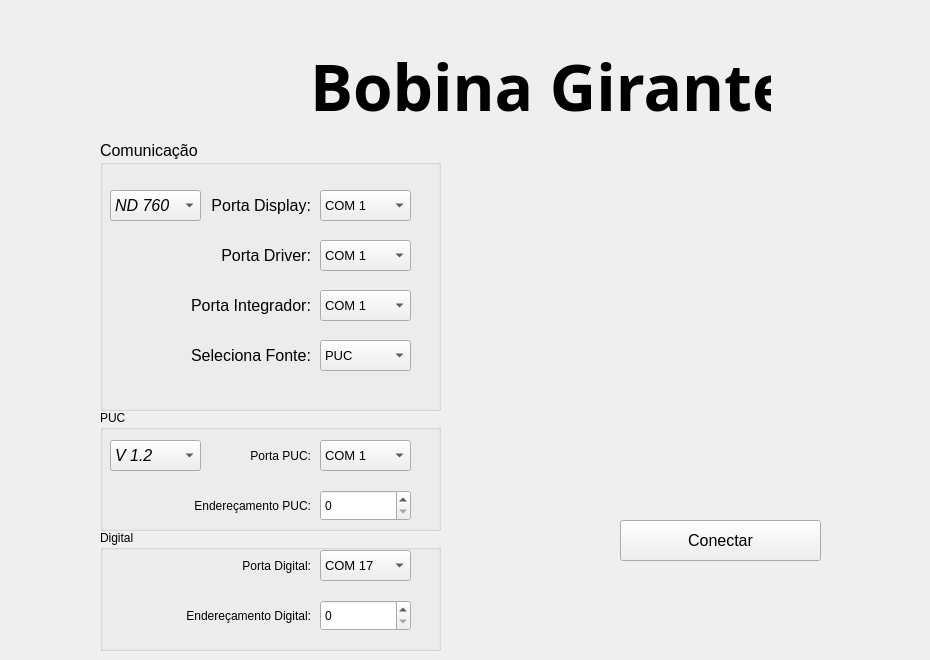
    <widget class="QWidget" name="tab_1">
     <attribute name="icon">
      <iconset>
       <normaloff>imagens/connection.png</normaloff>imagens/connection.png</iconset>
     </attribute>
     <attribute name="title">
      <string>Conexão</string>
     </attribute>
     <widget class="QLabel" name="label_23">
      <property name="geometry">
       <rect>
        <x>310</x>
        <y>50</y>
        <width>461</width>
        <height>71</height>
       </rect>
      </property>
      <property name="font">
       <font>
        <family>Leelawadee</family>
        <pointsize>48</pointsize>
        <weight>75</weight>
        <bold>true</bold>
       </font>
      </property>
      <property name="text">
       <string>Bobina Girante</string>
      </property>
     </widget>
     <widget class="QGroupBox" name="groupBox">
      <property name="geometry">
       <rect>
        <x>100</x>
        <y>140</y>
        <width>341</width>
        <height>271</height>
       </rect>
      </property>
      <property name="font">
       <font>
        <pointsize>12</pointsize>
       </font>
      </property>
      <property name="title">
       <string>Comunicação</string>
      </property>
      <widget class="QComboBox" name="Porta">
       <property name="geometry">
        <rect>
         <x>220</x>
         <y>50</y>
         <width>91</width>
         <height>31</height>
        </rect>
       </property>
       <property name="font">
        <font>
         <pointsize>10</pointsize>
        </font>
       </property>
       <item>
        <property name="text">
         <string>COM 1</string>
        </property>
       </item>
       <item>
        <property name="text">
         <string>COM 2</string>
        </property>
       </item>
       <item>
        <property name="text">
         <string>COM 3</string>
        </property>
       </item>
       <item>
        <property name="text">
         <string>COM 4</string>
        </property>
       </item>
       <item>
        <property name="text">
         <string>COM 5</string>
        </property>
       </item>
       <item>
        <property name="text">
         <string>COM 6</string>
        </property>
       </item>
       <item>
        <property name="text">
         <string>COM 7</string>
        </property>
       </item>
       <item>
        <property name="text">
         <string>COM 8</string>
        </property>
       </item>
       <item>
        <property name="text">
         <string>COM 9</string>
        </property>
       </item>
       <item>
        <property name="text">
         <string>COM 10</string>
        </property>
       </item>
       <item>
        <property name="text">
         <string>COM 11</string>
        </property>
       </item>
       <item>
        <property name="text">
         <string>COM 12</string>
        </property>
       </item>
       <item>
        <property name="text">
         <string>COM 13</string>
        </property>
       </item>
       <item>
        <property name="text">
         <string>COM 14</string>
        </property>
       </item>
       <item>
        <property name="text">
         <string>COM 15</string>
        </property>
       </item>
      </widget>
      <widget class="QLabel" name="label">
       <property name="geometry">
        <rect>
         <x>90</x>
         <y>50</y>
         <width>121</width>
         <height>31</height>
        </rect>
       </property>
       <property name="text">
        <string>Porta Display:</string>
       </property>
       <property name="alignment">
        <set>Qt::AlignRight|Qt::AlignTrailing|Qt::AlignVCenter</set>
       </property>
      </widget>
      <widget class="QComboBox" name="Porta_2">
       <property name="geometry">
        <rect>
         <x>220</x>
         <y>100</y>
         <width>91</width>
         <height>31</height>
        </rect>
       </property>
       <property name="font">
        <font>
         <pointsize>10</pointsize>
        </font>
       </property>
       <item>
        <property name="text">
         <string>COM 1</string>
        </property>
       </item>
       <item>
        <property name="text">
         <string>COM 2</string>
        </property>
       </item>
       <item>
        <property name="text">
         <string>COM 3</string>
        </property>
       </item>
       <item>
        <property name="text">
         <string>COM 4</string>
        </property>
       </item>
       <item>
        <property name="text">
         <string>COM 5</string>
        </property>
       </item>
       <item>
        <property name="text">
         <string>COM 6</string>
        </property>
       </item>
       <item>
        <property name="text">
         <string>COM 7</string>
        </property>
       </item>
       <item>
        <property name="text">
         <string>COM 8</string>
        </property>
       </item>
       <item>
        <property name="text">
         <string>COM 9</string>
        </property>
       </item>
       <item>
        <property name="text">
         <string>COM 10</string>
        </property>
       </item>
       <item>
        <property name="text">
         <string>COM 11</string>
        </property>
       </item>
       <item>
        <property name="text">
         <string>COM 12</string>
        </property>
       </item>
       <item>
        <property name="text">
         <string>COM 13</string>
        </property>
       </item>
       <item>
        <property name="text">
         <string>COM 14</string>
        </property>
       </item>
       <item>
        <property name="text">
         <string>COM 15</string>
        </property>
       </item>
      </widget>
      <widget class="QLabel" name="label_6">
       <property name="geometry">
        <rect>
         <x>90</x>
         <y>100</y>
         <width>121</width>
         <height>31</height>
        </rect>
       </property>
       <property name="text">
        <string>Porta Driver:</string>
       </property>
       <property name="alignment">
        <set>Qt::AlignRight|Qt::AlignTrailing|Qt::AlignVCenter</set>
       </property>
      </widget>
      <widget class="QComboBox" name="Porta_3">
       <property name="geometry">
        <rect>
         <x>220</x>
         <y>150</y>
         <width>91</width>
         <height>31</height>
        </rect>
       </property>
       <property name="font">
        <font>
         <pointsize>10</pointsize>
        </font>
       </property>
       <item>
        <property name="text">
         <string>COM 1</string>
        </property>
       </item>
       <item>
        <property name="text">
         <string>COM 2</string>
        </property>
       </item>
       <item>
        <property name="text">
         <string>COM 3</string>
        </property>
       </item>
       <item>
        <property name="text">
         <string>COM 4</string>
        </property>
       </item>
       <item>
        <property name="text">
         <string>COM 5</string>
        </property>
       </item>
       <item>
        <property name="text">
         <string>COM 6</string>
        </property>
       </item>
       <item>
        <property name="text">
         <string>COM 7</string>
        </property>
       </item>
       <item>
        <property name="text">
         <string>COM 8</string>
        </property>
       </item>
       <item>
        <property name="text">
         <string>COM 9</string>
        </property>
       </item>
       <item>
        <property name="text">
         <string>COM 10</string>
        </property>
       </item>
       <item>
        <property name="text">
         <string>COM 11</string>
        </property>
       </item>
       <item>
        <property name="text">
         <string>COM 12</string>
        </property>
       </item>
       <item>
        <property name="text">
         <string>COM 13</string>
        </property>
       </item>
       <item>
        <property name="text">
         <string>COM 14</string>
        </property>
       </item>
       <item>
        <property name="text">
         <string>COM 15</string>
        </property>
       </item>
      </widget>
      <widget class="QLabel" name="label_13">
       <property name="geometry">
        <rect>
         <x>80</x>
         <y>150</y>
         <width>131</width>
         <height>31</height>
        </rect>
       </property>
       <property name="font">
        <font>
         <italic>false</italic>
         <strikeout>false</strikeout>
        </font>
       </property>
       <property name="text">
        <string>Porta Integrador:</string>
       </property>
       <property name="alignment">
        <set>Qt::AlignRight|Qt::AlignTrailing|Qt::AlignVCenter</set>
       </property>
      </widget>
      <widget class="QComboBox" name="Tipo_Display">
       <property name="geometry">
        <rect>
         <x>10</x>
         <y>50</y>
         <width>91</width>
         <height>31</height>
        </rect>
       </property>
       <property name="font">
        <font>
         <pointsize>12</pointsize>
         <weight>50</weight>
         <italic>true</italic>
         <bold>false</bold>
        </font>
       </property>
       <item>
        <property name="text">
         <string>ND 760</string>
        </property>
       </item>
       <item>
        <property name="text">
         <string>ND 780</string>
        </property>
       </item>
      </widget>
      <widget class="QComboBox" name="Porta_5">
       <property name="geometry">
        <rect>
         <x>220</x>
         <y>200</y>
         <width>91</width>
         <height>31</height>
        </rect>
       </property>
       <property name="font">
        <font>
         <pointsize>10</pointsize>
        </font>
       </property>
       <item>
        <property name="text">
         <string>PUC</string>
        </property>
       </item>
       <item>
        <property name="text">
         <string>Digital</string>
        </property>
       </item>
      </widget>
      <widget class="QLabel" name="label_167">
       <property name="geometry">
        <rect>
         <x>80</x>
         <y>200</y>
         <width>131</width>
         <height>31</height>
        </rect>
       </property>
       <property name="font">
        <font>
         <italic>false</italic>
         <strikeout>false</strikeout>
        </font>
       </property>
       <property name="text">
        <string>Seleciona Fonte:</string>
       </property>
       <property name="alignment">
        <set>Qt::AlignRight|Qt::AlignTrailing|Qt::AlignVCenter</set>
       </property>
      </widget>
     </widget>
     <widget class="QLabel" name="label_18">
      <property name="geometry">
       <rect>
        <x>510</x>
        <y>180</y>
        <width>411</width>
        <height>241</height>
       </rect>
      </property>
      <property name="text">
       <string/>
      </property>
      <property name="pixmap">
       <pixmap>imagens/lnls sirius logo.png</pixmap>
      </property>
      <property name="scaledContents">
       <bool>true</bool>
      </property>
     </widget>
     <widget class="QPushButton" name="conectar">
      <property name="geometry">
       <rect>
        <x>620</x>
        <y>520</y>
        <width>201</width>
        <height>41</height>
       </rect>
      </property>
      <property name="font">
       <font>
        <pointsize>12</pointsize>
       </font>
      </property>
      <property name="text">
       <string>Conectar</string>
      </property>
      <property name="icon">
       <iconset>
        <normaloff>imagens/connect.png</normaloff>imagens/connect.png</iconset>
      </property>
      <property name="iconSize">
       <size>
        <width>25</width>
        <height>25</height>
       </size>
      </property>
     </widget>
     <widget class="QGroupBox" name="groupBox_35">
      <property name="geometry">
       <rect>
        <x>100</x>
        <y>410</y>
        <width>341</width>
        <height>121</height>
       </rect>
      </property>
      <property name="title">
       <string>PUC</string>
      </property>
      <widget class="QLabel" name="label_30">
       <property name="geometry">
        <rect>
         <x>50</x>
         <y>80</y>
         <width>161</width>
         <height>31</height>
        </rect>
       </property>
       <property name="font">
        <font>
         <italic>false</italic>
         <strikeout>false</strikeout>
        </font>
       </property>
       <property name="text">
        <string>Endereçamento PUC:</string>
       </property>
       <property name="alignment">
        <set>Qt::AlignRight|Qt::AlignTrailing|Qt::AlignVCenter</set>
       </property>
      </widget>
      <widget class="QComboBox" name="Tipo_PUC">
       <property name="geometry">
        <rect>
         <x>10</x>
         <y>30</y>
         <width>91</width>
         <height>31</height>
        </rect>
       </property>
       <property name="font">
        <font>
         <pointsize>12</pointsize>
         <weight>50</weight>
         <italic>true</italic>
         <bold>false</bold>
        </font>
       </property>
       <item>
        <property name="text">
         <string>V 1.2</string>
        </property>
       </item>
       <item>
        <property name="text">
         <string>V 1.4</string>
        </property>
       </item>
      </widget>
      <widget class="QLabel" name="label_20">
       <property name="geometry">
        <rect>
         <x>80</x>
         <y>30</y>
         <width>131</width>
         <height>31</height>
        </rect>
       </property>
       <property name="font">
        <font>
         <italic>false</italic>
         <strikeout>false</strikeout>
        </font>
       </property>
       <property name="text">
        <string>Porta PUC:</string>
       </property>
       <property name="alignment">
        <set>Qt::AlignRight|Qt::AlignTrailing|Qt::AlignVCenter</set>
       </property>
      </widget>
      <widget class="QSpinBox" name="Enderac_PUC">
       <property name="geometry">
        <rect>
         <x>220</x>
         <y>80</y>
         <width>91</width>
         <height>31</height>
        </rect>
       </property>
       <property name="maximum">
        <number>31</number>
       </property>
       <property name="value">
        <number>0</number>
       </property>
      </widget>
      <widget class="QComboBox" name="Porta_4">
       <property name="geometry">
        <rect>
         <x>220</x>
         <y>30</y>
         <width>91</width>
         <height>31</height>
        </rect>
       </property>
       <property name="font">
        <font>
         <pointsize>10</pointsize>
        </font>
       </property>
       <item>
        <property name="text">
         <string>COM 1</string>
        </property>
       </item>
       <item>
        <property name="text">
         <string>COM 2</string>
        </property>
       </item>
       <item>
        <property name="text">
         <string>COM 3</string>
        </property>
       </item>
       <item>
        <property name="text">
         <string>COM 4</string>
        </property>
       </item>
       <item>
        <property name="text">
         <string>COM 5</string>
        </property>
       </item>
       <item>
        <property name="text">
         <string>COM 6</string>
        </property>
       </item>
       <item>
        <property name="text">
         <string>COM 7</string>
        </property>
       </item>
       <item>
        <property name="text">
         <string>COM 8</string>
        </property>
       </item>
       <item>
        <property name="text">
         <string>COM 9</string>
        </property>
       </item>
       <item>
        <property name="text">
         <string>COM 10</string>
        </property>
       </item>
       <item>
        <property name="text">
         <string>COM 11</string>
        </property>
       </item>
       <item>
        <property name="text">
         <string>COM 12</string>
        </property>
       </item>
       <item>
        <property name="text">
         <string>COM 13</string>
        </property>
       </item>
       <item>
        <property name="text">
         <string>COM 14</string>
        </property>
       </item>
       <item>
        <property name="text">
         <string>COM 15</string>
        </property>
       </item>
      </widget>
     </widget>
     <widget class="QGroupBox" name="groupBox_37">
      <property name="geometry">
       <rect>
        <x>100</x>
        <y>530</y>
        <width>341</width>
        <height>121</height>
       </rect>
      </property>
      <property name="title">
       <string>Digital</string>
      </property>
      <widget class="QComboBox" name="Porta_6">
       <property name="geometry">
        <rect>
         <x>220</x>
         <y>20</y>
         <width>91</width>
         <height>31</height>
        </rect>
       </property>
       <property name="font">
        <font>
         <pointsize>10</pointsize>
        </font>
       </property>
       <property name="currentIndex">
        <number>16</number>
       </property>
       <item>
        <property name="text">
         <string>COM 1</string>
        </property>
       </item>
       <item>
        <property name="text">
         <string>COM 2</string>
        </property>
       </item>
       <item>
        <property name="text">
         <string>COM 3</string>
        </property>
       </item>
       <item>
        <property name="text">
         <string>COM 4</string>
        </property>
       </item>
       <item>
        <property name="text">
         <string>COM 5</string>
        </property>
       </item>
       <item>
        <property name="text">
         <string>COM 6</string>
        </property>
       </item>
       <item>
        <property name="text">
         <string>COM 7</string>
        </property>
       </item>
       <item>
        <property name="text">
         <string>COM 8</string>
        </property>
       </item>
       <item>
        <property name="text">
         <string>COM 9</string>
        </property>
       </item>
       <item>
        <property name="text">
         <string>COM 10</string>
        </property>
       </item>
       <item>
        <property name="text">
         <string>COM 11</string>
        </property>
       </item>
       <item>
        <property name="text">
         <string>COM 12</string>
        </property>
       </item>
       <item>
        <property name="text">
         <string>COM 13</string>
        </property>
       </item>
       <item>
        <property name="text">
         <string>COM 14</string>
        </property>
       </item>
       <item>
        <property name="text">
         <string>COM 15</string>
        </property>
       </item>
       <item>
        <property name="text">
         <string>COM 16</string>
        </property>
       </item>
       <item>
        <property name="text">
         <string>COM 17</string>
        </property>
       </item>
      </widget>
      <widget class="QLabel" name="label_168">
       <property name="geometry">
        <rect>
         <x>50</x>
         <y>20</y>
         <width>161</width>
         <height>31</height>
        </rect>
       </property>
       <property name="font">
        <font>
         <italic>false</italic>
         <strikeout>false</strikeout>
        </font>
       </property>
       <property name="text">
        <string>Porta Digital:</string>
       </property>
       <property name="alignment">
        <set>Qt::AlignRight|Qt::AlignTrailing|Qt::AlignVCenter</set>
       </property>
      </widget>
      <widget class="QSpinBox" name="Enderac_Digi">
       <property name="geometry">
        <rect>
         <x>220</x>
         <y>70</y>
         <width>91</width>
         <height>31</height>
        </rect>
       </property>
       <property name="maximum">
        <number>31</number>
       </property>
       <property name="value">
        <number>0</number>
       </property>
      </widget>
      <widget class="QLabel" name="label_169">
       <property name="geometry">
        <rect>
         <x>40</x>
         <y>70</y>
         <width>171</width>
         <height>31</height>
        </rect>
       </property>
       <property name="font">
        <font>
         <italic>false</italic>
         <strikeout>false</strikeout>
        </font>
       </property>
       <property name="text">
        <string>Endereçamento Digital:</string>
       </property>
       <property name="alignment">
        <set>Qt::AlignRight|Qt::AlignTrailing|Qt::AlignVCenter</set>
       </property>
      </widget>
     </widget>
    </widget>
